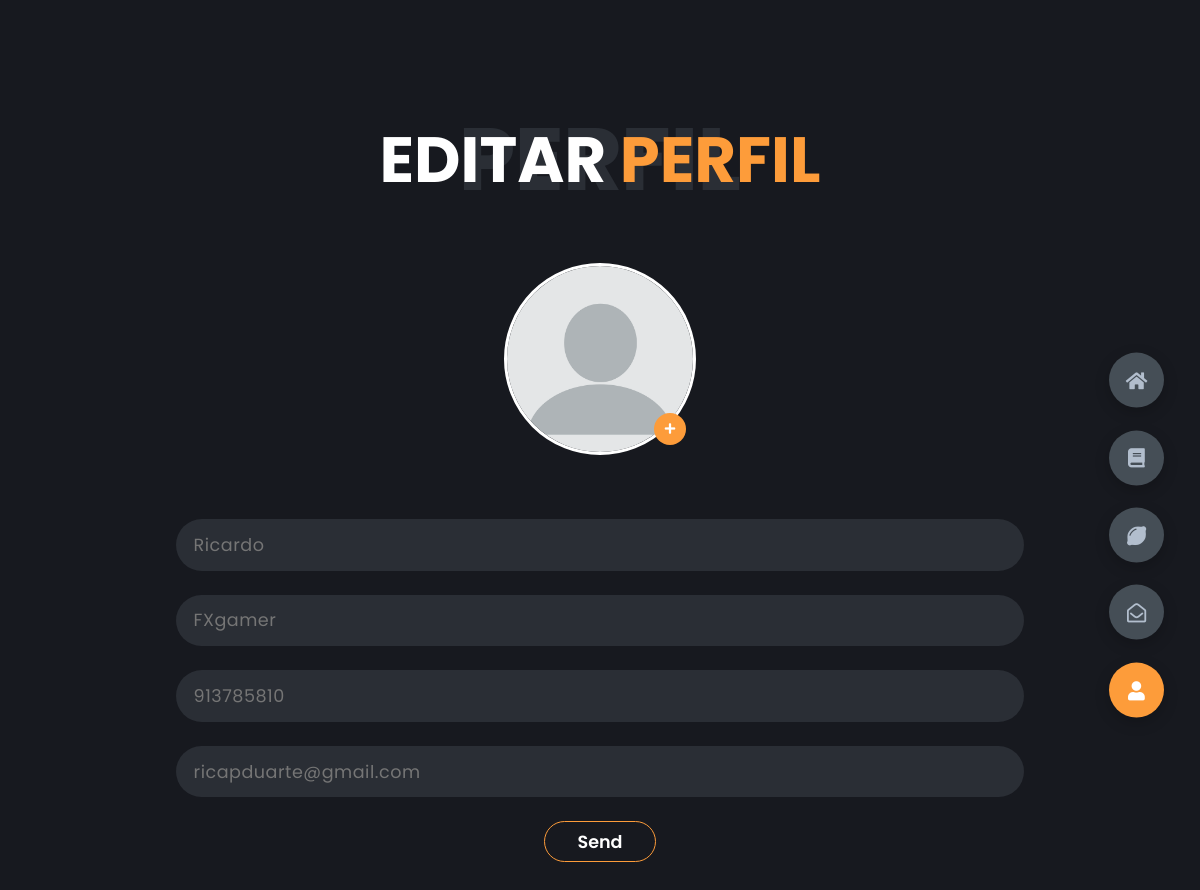
The app's page /php/editProfile.php (signed in) with its own data.
### tables this page shows
CREATE TABLE Clientes (
    id_clientes INTEGER PRIMARY KEY AUTOINCREMENT,
    username VARCHAR(45) NOT NULL,
    nome_cliente VARCHAR(45) NOT NULL,
    contacto VARCHAR(50) NOT NULL,
    email VARCHAR(100) NOT NULL,
    pass VARCHAR(255) NOT NULL
, imagem_perfil VARCHAR(255) DEFAULT '../img/user.png');

### includes/profile_inc.php (called while the page is built, shortened)
<?php
include('../includes/conn.php');
$userId = $_SESSION["userid"];
$query = "SELECT * FROM Clientes WHERE id_clientes = :userid";
$stmt = $db->prepare($query);
$stmt->bindValue(':userid', $userId, SQLITE3_INTEGER);
$result = $stmt->execute();
$user = array();
while ($row = $result->fetchArray(SQLITE3_ASSOC)) {
    $user[] = array($row['username'], $row['nome_cliente'], $row['contacto'], $row['email'], $row['imagem_perfil']);
}

### php/editProfile.php (the view, shortened to what this page needs)
<!DOCTYPE html>
<html lang="en">
<head>
    <link rel="stylesheet" href="../styles/style.css" />
          <link rel="stylesheet" href="https://cdnjs.cloudflare.com/ajax/libs/toastr.js/latest/toastr.min.css">
            <link rel="stylesheet" href="https://cdnjs.cloudflare.com/ajax/libs/font-awesome/5.15.4/css/all.min.css" />
</head>
<body class="main-content">
  <section class="container contact active" id="contact">
    <div class="contact-container">
      <div class="main-title">
        <h2>Editar <span>Perfil</span><span class="bg-text">Perfil</span></h2>
      </div>
      <?php
      include('../includes/profile_inc.php');
      foreach ($user as $info) {
        $username = $info[0];
        $nomeCliente = $info[1];
        $contacto = $info[2];
        $email = $info[3];
        $imagem_perfil = $info[4];
      ?>
        <form action="../includes/editProfile_inc.php" method="post" class="contact-form" id="editProfileForm" enctype="multipart/form-data">
          <div class="contact-content-con">
            <div class="left-profile">
              <div class="profileImage-container">
                <label for="fileInput" class="profileImage-label">
                  <img src="<?php echo $imagem_perfil; ?>" alt="Profile Image">
                  <span class="change-badge"><i class="fas fa-plus"></i></span>
                </label>
              </div>
            </div>
            <div class="right-contact hidden">
              <div class="input-control">
                <input type="text" name="username" required placeholder="<?php echo $username; ?>" />
              </div>
              <div class="input-control">
                <input type="text" name="nome" required placeholder="<?php echo $nomeCliente; ?>" />
              </div>
              <div class="input-control">
                <input type="text" name="phone_number" required placeholder="<?php echo $contacto; ?>" />
              </div>
              <div class="input-control">
                <input type="email" name="email" required placeholder="<?php echo $email; ?>" />
              </div>
              <div class="submit-btn">
                <a href="#" class="main-btn" onclick="enviarFormulario()">
                  <span type="submit" class="btn-text">Send</span>
                </a>
              </div>
        </form>
    </div>
  <?php
      }
  ?>
  </section>
  <div class="controls">
    <a href="index.php">
      <div class="control" data-id="home">
        <i class="fas fa-home"></i>
      </div>
    </a>
    <a href="about.php">
      <div class="control" data-id="about">
        <i class="fas fa-book"></i>
      </div>
    </a>
    <a href="catalogo.php">
      <div class="control" data-id="catalogo">
        <i class="fas fa-lemon"></i>
      </div>
    </a>
    <a href="contact.php">
      <div class="control" data-id="contact">
        <i class="far fa-envelope-open"></i>
      </div>
    </a>
    <a href="profile.php">
      <div class="control active-btn" data-id="home">
        <i class="fas fa-user"></i>
      </div>
    </a>
  </div>
</body>
</html>

### records on screen
clientes: imagem_perfil (placeholder picture), username "Ricardo", nome "FXgamer", phone_number "913785810", email "ricapduarte@gmail.com"
